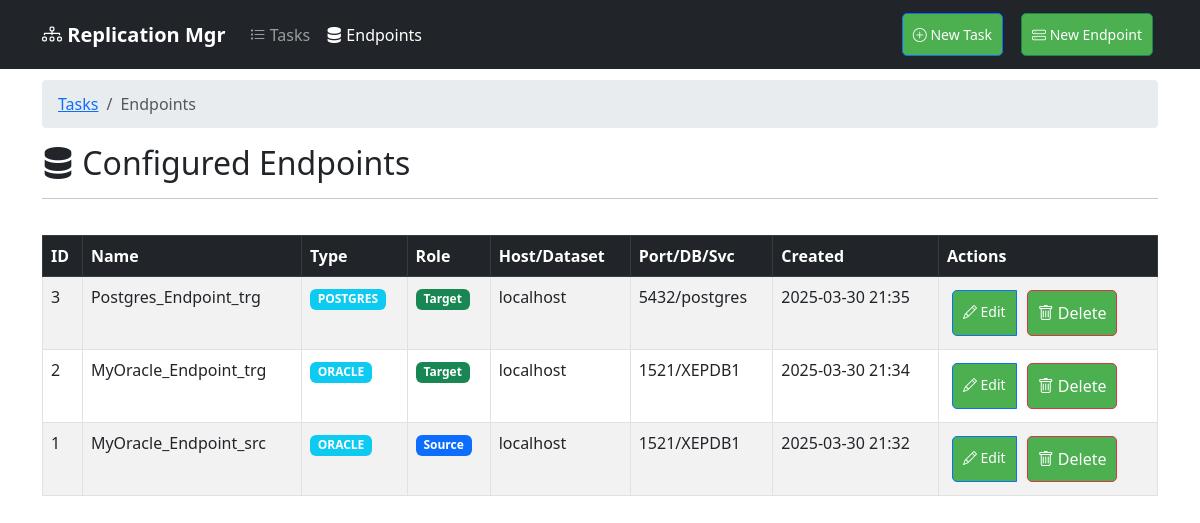
The app's page /endpoints, older data.
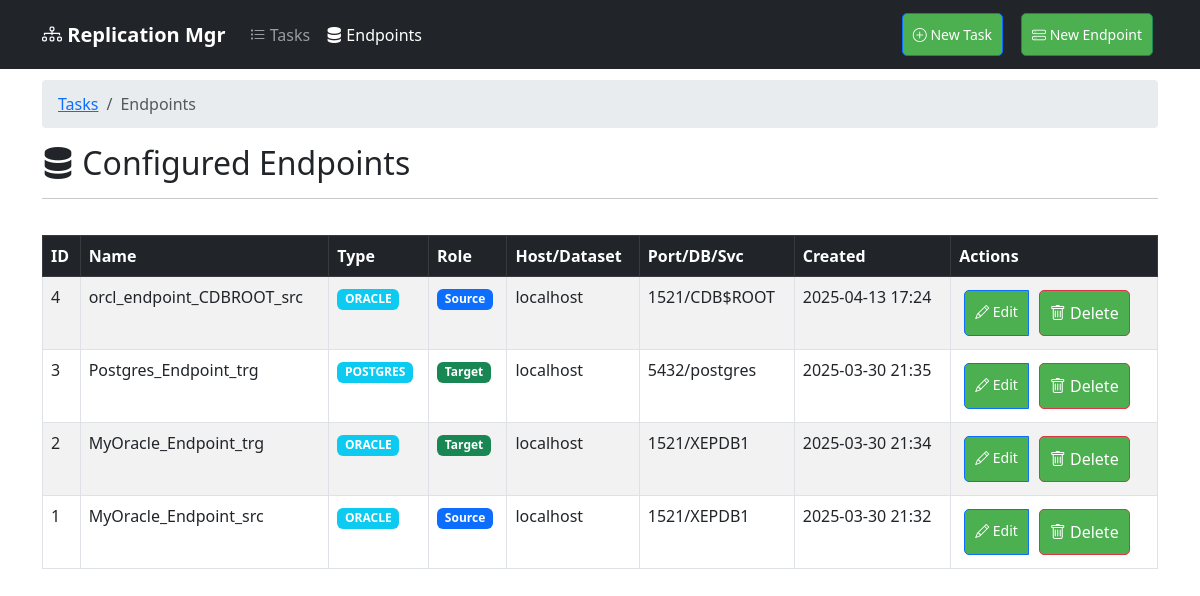
The same page, newer data.
### app/models/endpoint.py (models this page shows, shortened)
class Endpoint(db.Model):
    id = db.Column(db.Integer, primary_key=True)
    name = db.Column(db.String(100), nullable=False)
    type = db.Column(db.String(20), nullable=False)  # oracle, mysql, bigquery
    username = db.Column(db.String(100), nullable=False)
    password = db.Column(db.String(100), nullable=False)
    host = db.Column(db.String(100))  # For oracle/mysql
    port = db.Column(db.Integer)  # For oracle/mysql
    service_name = db.Column(db.String(100))  # For oracle
    dataset = db.Column(db.String(100))  # For bigquery
    credentials_json = db.Column(db.Text)  # For bigquery
    database = db.Column(db.String(100))  # For mysql
    created_at = db.Column(db.DateTime, default=db.func.now())
    target_schema = db.Column(db.String(100))  # New field for target schema
    endpoint_type = db.Column(db.String(20), nullable=False, default='source')  # source or target

### app/web/routes.py (the view)
@bp.route('/endpoints')
def list_endpoints():
    endpoints = Endpoint.query.order_by(Endpoint.created_at.desc()).all()
    breadcrumbs = [
        {'url': url_for('web.dashboard'), 'text': 'Tasks'},
        {'url': None, 'text': 'Endpoints'}
    ]
    return render_template('endpoints.html', endpoints=endpoints, breadcrumbs=breadcrumbs, current_page='endpoints')

### app/web/templates/endpoints.html (shortened to what this page needs)
{% extends "base.html" %}
{% block content %}
    {% if breadcrumbs %}
    <nav aria-label="breadcrumb" class="mt-3">
      <ol class="breadcrumb">
        {% for crumb in breadcrumbs %}
          {% if crumb.url %}
            <li class="breadcrumb-item"><a href="{{ crumb.url }}">{{ crumb.text }}</a></li>
          {% else %}
            <li class="breadcrumb-item active" aria-current="page">{{ crumb.text }}</li>
          {% endif %}
        {% endfor %}
      </ol>
    </nav>
    {% endif %}
    <h2><i class="bi bi-server"></i> Configured Endpoints</h2>
    <hr>
    <div class="table-responsive mb-4">
        <table class="table table-striped table-hover table-bordered">
            <thead class="table-dark">
                <tr>
                    <th>ID</th>
                    <th>Name</th>
                    <th>Type</th>
                    <th>Role</th>
                    <th>Host/Dataset</th>
                    <th>Port/DB/Svc</th>
                    <th>Created</th>
                    <th>Actions</th>
                </tr>
            </thead>
            <tbody>
                {% for endpoint in endpoints %}
                <tr>
                    <td>{{ endpoint.id }}</td>
                    <td>{{ endpoint.name }}</td>
                    <td><span class="badge bg-info">{{ endpoint.type | upper }}</span></td>
                    <td>
                        {% if endpoint.endpoint_type == 'source' %}
                        <span class="badge bg-primary">Source</span>
                        {% elif endpoint.endpoint_type == 'target' %}
                        <span class="badge bg-success">Target</span>
                        {% else %}
                        <span class="badge bg-secondary">{{ endpoint.endpoint_type }}</span>
                        {% endif %}
                    </td>
                    <td>
                        {% if endpoint.type == 'bigquery' %} {{ endpoint.dataset }}
                        {% else %} {{ endpoint.host }} {% endif %}
                    </td>
                     <td>
                        {% if endpoint.type == 'oracle' %} {{ endpoint.port }}/{{ endpoint.service_name }}
                        {% elif endpoint.type == 'postgres' %} {{ endpoint.port }}/{{ endpoint.database }}
                        {% elif endpoint.type == 'mysql' %} {{ endpoint.port }}/{{ endpoint.database }}
                        {% else %} -- {% endif %}
                    </td>
                    <td>{{ endpoint.created_at.strftime('%Y-%m-%d %H:%M') if endpoint.created_at else '--'}}</td>
                    <td>
                        <div class="btn-group btn-group-sm">
                            <a href="{{ url_for('web.edit_endpoint', endpoint_id=endpoint.id) }}"
                               class="btn btn-outline-primary"><i class="bi bi-pencil"></i> Edit</a>
                            <form action="{{ url_for('web.delete_endpoint', endpoint_id=endpoint.id) }}" method="POST" style="display:inline;" onsubmit="return confirm('Are you sure you want to delete endpoint \'{{ endpoint.name }}\'? Tasks using it will fail.');">
                                <button type="submit" class="btn btn-outline-danger"><i class="bi bi-trash"></i> Delete</button>
                            </form>
                        </div>
                    </td>
                </tr>
                {% else %}
                <tr>
                    <td colspan="8" class="text-center">No configured endpoints found. Click "New Endpoint" to create one.</td>
                </tr>
                {% endfor %}
            </tbody>
        </table>
    </div>
{% endblock %}

### app/web/templates/base.html (shortened to what this page needs)
<!DOCTYPE html>
<html lang="en">
<head>
    <link href="https://cdn.jsdelivr.net/npm/bootstrap@5.3.0/dist/css/bootstrap.min.css" rel="stylesheet">
    <link rel="stylesheet" href="https://cdn.jsdelivr.net/npm/bootstrap-icons@1.11.3/font/bootstrap-icons.min.css">
    <link rel="stylesheet" href="{{ url_for('static', filename='css/dashboard.css') }}">
</head>
<body>
    <nav class="navbar navbar-expand-lg navbar-dark bg-dark fixed-top">
        <div class="container">
            <a class="navbar-brand" href="{{ url_for('web.dashboard') }}"><i class="bi bi-diagram-3"></i> Replication Mgr</a>
            <div class="collapse navbar-collapse" id="navbarNav">
                <ul class="navbar-nav me-auto mb-2 mb-lg-0">
                    <li class="nav-item">
                        <a class="nav-link {% if current_page == 'tasks' %}active{% endif %}" aria-current="page" href="{{ url_for('web.dashboard') }}"><i class="bi bi-list-task"></i> Tasks</a>
                    </li>
                    <li class="nav-item">
                        <a class="nav-link {% if current_page == 'endpoints' %}active{% endif %}" href="{{ url_for('web.list_endpoints') }}"><i class="bi bi-server"></i> Endpoints</a>
                    </li>
                </ul>
                <div class="d-flex gap-2">
                     <a href="{{ url_for('web.create_task') }}" class="btn btn-primary btn-sm">
                         <i class="bi bi-plus-circle"></i> New Task
                     </a>
                     <a href="{{ url_for('web.create_endpoint') }}" class="btn btn-success btn-sm">
                         <i class="bi bi-hdd-stack"></i> New Endpoint
                     </a>
                 </div>
            </div>
        </div>
    </nav>
    <main class="container mt-4">
        {% block content %}{% endblock %}
    </main>
</body>
</html>

### app/static/css/dashboard.css (style rules this page uses)
.btn { background: #4CAF50; color: white; padding: 10px; border-radius: 5px; text-decoration: none; margin: 5px; }
table { width: 100%; margin-top: 20px; border-collapse: collapse; }
th, td { padding: 12px; text-align: left; border-bottom: 1px solid #ddd; }

### app/web/templates/base.html (style rules this page uses)
body { padding-top: 56px; padding-bottom: 20px; }
.navbar-brand { font-weight: bold; }
.nav-link.active { font-weight: 500; }
.breadcrumb { background-color: #e9ecef; padding: 0.75rem 1rem; border-radius: 0.25rem; margin-bottom: 1rem; }

Row changes from the older to the newer data that the page shows:
added Endpoint: id "4", name "orcl_endpoint_CDBROOT_src", type "ORACLE", endpoint_type "Source", host "localhost", port "1521", service_name "CDB$ROOT", created_at "2025-04-13 17:24"
